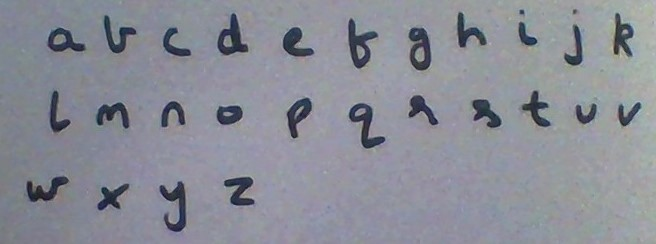
%> input picture alpha2.jpg, 656 x 244 px
$ octave arindhamstore.m   (GNU Octave 9; MATLAB toolbox functions it lacks are replaced by stand-ins)
%> lines starting %> are read from the running program, lines starting %| are printed output that depends on the picture; in (x1, y1, x2, y2) boxes, pixels count from 0 and x2, y2 are one past the last pixel; in counts of white or black regions, pixels touching at a corner belong together; the program's own positions count from 1
### cropline.m
function [imcroppedline,remainline,coveredy,limitx] = cropline(im,coveredy)
m1 = size(im,1);
m2 = size(im,2);
i = 0;
flag =0;
ymin = 0;
ymax =0;
while((((ymax==0)|| ymin ==0) && i<m1))
    i= i+1;
    coveredy = coveredy + 1;
    s1 =  sum(im(i,:));
    if(s1>0 && flag ==0)
        ymin = i;
        flag=1;
    end
    if(s1==0 && flag==1 && (i-ymin)>10)
        ymax = i
        ymin
    end
end
im2 = imcrop(im,[0 ymin m2 (ymax-ymin)]);
flag =0;
limitx = 0;
i = m2+1;
while((limitx ==0) && i>=0)
    i= i-1;
    s1 =  sum(im2(:,i));
    if(s1>0 && flag==0)
        limitx = i;
        flag=1;
    end
end
imcroppedline = imcrop(im,[0 ymin limitx (ymax-ymin)]);
remainline = imcrop(im,[0 ymax m2 m1]);

### arindhamstore.m
%ARINDHAM CHU KUCH KAR
im = imread('alpha2.jpg');
%> im is the input picture: size 244x656x3 uint8; mean R, G, B 138.6, 141.1, 150.7

im = rgb2gray(im);
%> im: size 244x656 uint8
im = im < 100;
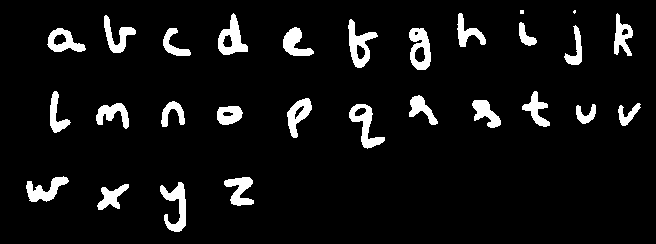
%> im: size 244x656 logical; 7.1% white; 28 white regions (2 under 20 px), largest, box (x1, y1, x2, y2) and area: (160, 182, 186, 232) 627, (348, 19, 378, 68) 624, (218, 13, 248, 55) 607
count = 0;

height = size(im,1);
%> height = 244
length = size(im,2);
%> length = 656
%> the run ends on the next line
coveredx = 0;
coveredy = 0;
c = 1;
while(coveredy<height-10)
    [im2,remainline,coveredy]=cropline(im,coveredy);
    imshow(im2);
    pause;
    coveredx = 0;
    while (coveredx<length-10)
        [x,remain,count,coveredx] = letterwisecroppredict(im2,count,coveredx);

$ run again, with alpha3.jpg copied over alpha2.jpg
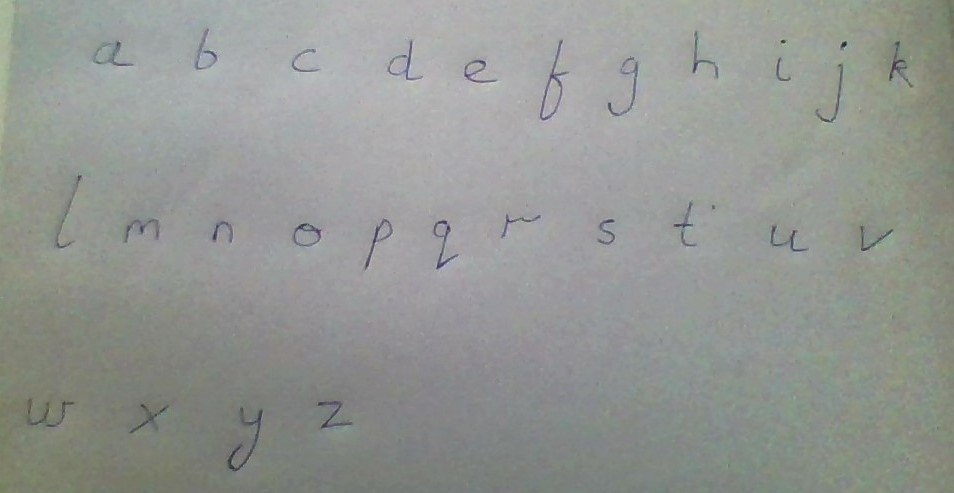
%> input picture alpha3.jpg, 954 x 493 px
%> im is the input picture: size 493x954x3 uint8; mean R, G, B 147.5, 150.6, 146.8
%> `im = im < 100;`:
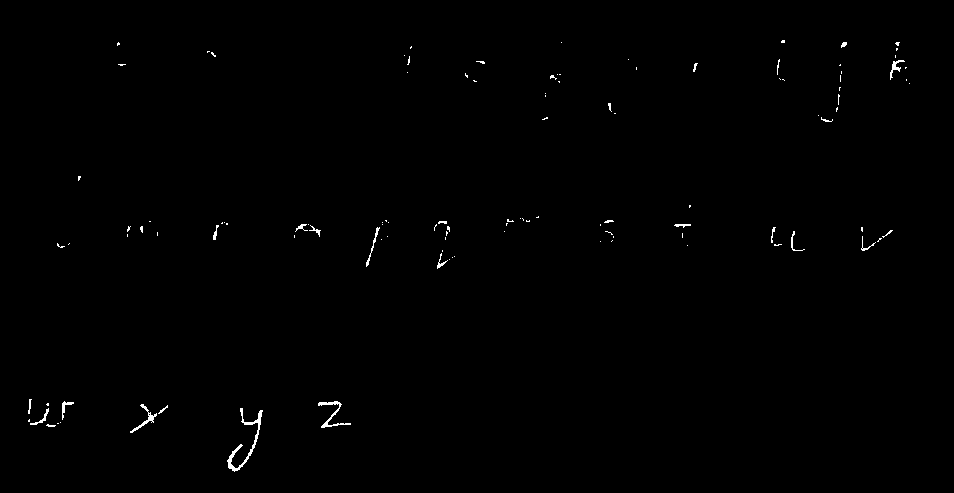
%> im: size 493x954 logical; 0.42% white in thin lines or dots, all inside (x1, y1, x2, y2) = (28, 40, 910, 472)

$ run again, with alpha4.jpg copied over alpha2.jpg
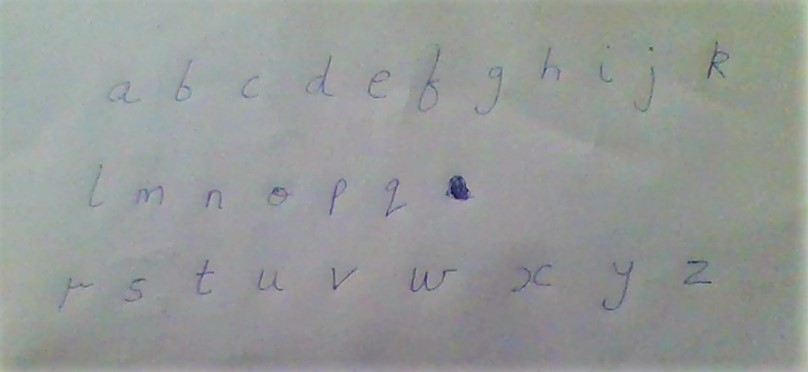
%> input picture alpha4.jpg, 808 x 372 px
%> im is the input picture: size 372x808x3 uint8; mean R, G, B 149.7, 153.6, 152.1
%> `im = im < 100;`:
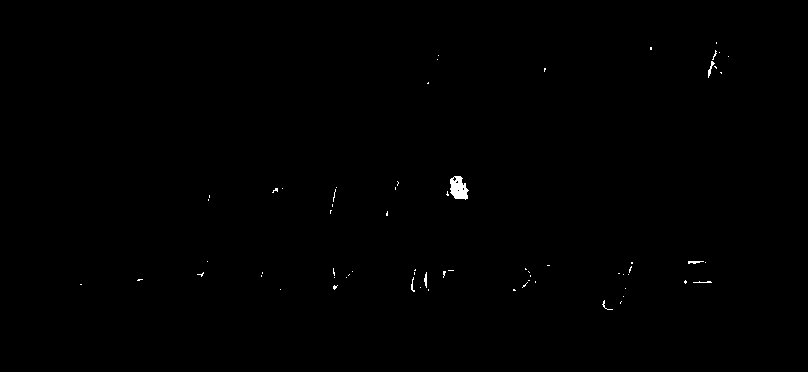
%> im: size 372x808 logical; 0.25% white; 67 white regions (60 under 20 px), largest, box (x1, y1, x2, y2) and area: (450, 176, 469, 200) 312, (708, 61, 715, 78) 40, (688, 261, 704, 264) 33
